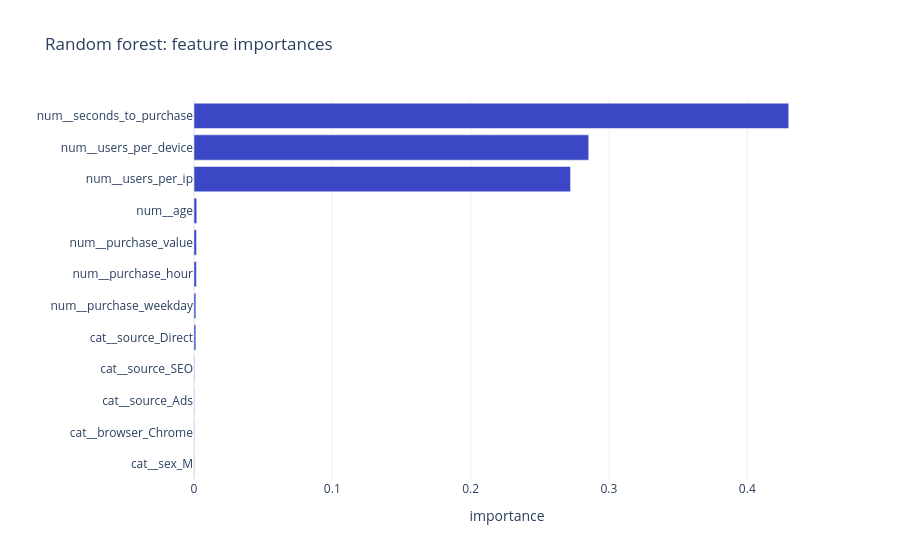

Write notebook code for a chart like this one.
### Markdown cell above
## 5. Explaining the model to your boss
Plot the feature importances of the random forest. Which users are risky?

### Code cell
names = forest.named_steps["preprocessing"].get_feature_names_out()
importances = pd.Series(forest.named_steps["model"].feature_importances_, index=names).sort_values().tail(12)
fig = px.bar(x=importances.values, y=importances.index, orientation="h", title="Random forest: feature importances",
             labels={"x": "importance", "y": ""})
fig.show()

### Figure 1 — Plotly figure (JSON) as saved in the notebook; plotly's stock layout.template omitted (floating-point values rounded to 4 significant figures)
{"data": [{"hovertemplate": "importance=%{x}<br>=%{y}<extra></extra>", "legendgroup": "", "marker": {"color": "#3B47C4", "pattern": {"shape": ""}}, "name": "", "orientation": "h", "showlegend": false, "textposition": "auto", "type": "bar", "x": [0.0002665, 0.0002812, 0.0003601, 0.0003724, 0.00135, 0.001356, 0.001754, 0.001835, 0.001987, 0.2722, 0.2854, 0.4299], "xaxis": "x", "y": ["cat__sex_M", "cat__browser_Chrome", "cat__source_Ads", "cat__source_SEO", "cat__source_Direct", "num__purchase_weekday", "num__purchase_hour", "num__purchase_value", "num__age", "num__users_per_ip", "num__users_per_device", "num__seconds_to_purchase"], "yaxis": "y"}], "layout": {"barmode": "relative", "legend": {"tracegroupgap": 0}, "title": {"text": "Random forest: feature importances"}, "xaxis": {"anchor": "y", "domain": [0.0, 1.0], "title": {"text": "importance"}}, "yaxis": {"anchor": "x", "domain": [0.0, 1.0], "title": {"text": ""}}}}
